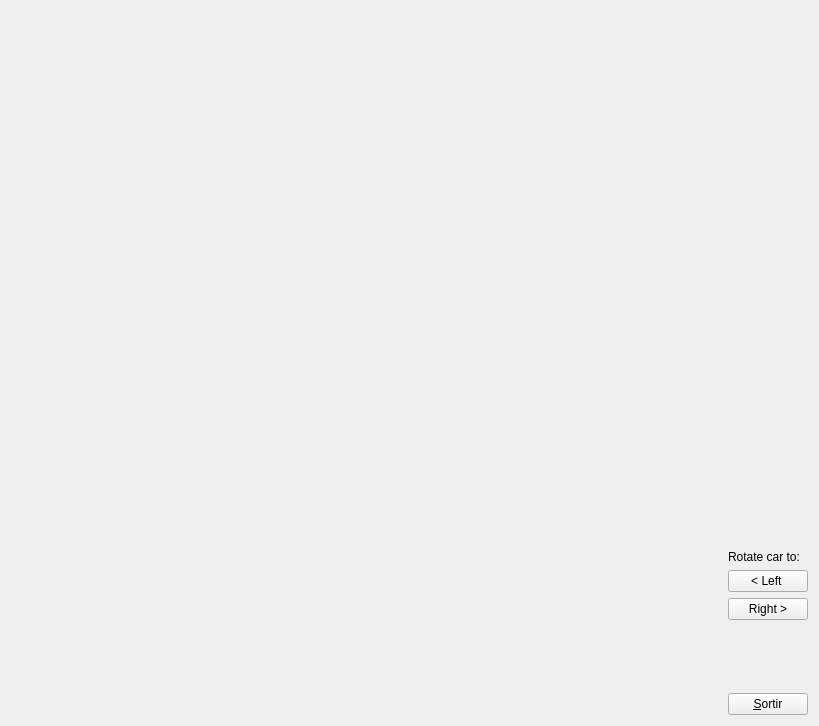
<?xml version="1.0" encoding="UTF-8"?>
<ui version="4.0">
 <class>MyForm</class>
 <widget class="QWidget" name="MyForm">
  <property name="geometry">
   <rect>
    <x>0</x>
    <y>0</y>
    <width>819</width>
    <height>726</height>
   </rect>
  </property>
  <property name="windowTitle">
   <string>IDI-Lab</string>
  </property>
  <layout class="QHBoxLayout" name="horizontalLayout">
   <item>
    <widget class="MyGLWidget" name="widget" native="true">
     <property name="sizePolicy">
      <sizepolicy hsizetype="Expanding" vsizetype="Expanding">
       <horstretch>0</horstretch>
       <verstretch>0</verstretch>
      </sizepolicy>
     </property>
    </widget>
   </item>
   <item>
    <layout class="QVBoxLayout" name="verticalLayout">
     <item>
      <spacer name="verticalSpacer">
       <property name="orientation">
        <enum>Qt::Vertical</enum>
       </property>
       <property name="sizeHint" stdset="0">
        <size>
         <width>20</width>
         <height>40</height>
        </size>
       </property>
      </spacer>
     </item>
     <item>
      <spacer name="verticalSpacer_3">
       <property name="orientation">
        <enum>Qt::Vertical</enum>
       </property>
       <property name="sizeHint" stdset="0">
        <size>
         <width>20</width>
         <height>40</height>
        </size>
       </property>
      </spacer>
     </item>
     <item>
      <spacer name="verticalSpacer_4">
       <property name="orientation">
        <enum>Qt::Vertical</enum>
       </property>
       <property name="sizeHint" stdset="0">
        <size>
         <width>20</width>
         <height>40</height>
        </size>
       </property>
      </spacer>
     </item>
     <item>
      <spacer name="verticalSpacer_5">
       <property name="orientation">
        <enum>Qt::Vertical</enum>
       </property>
       <property name="sizeHint" stdset="0">
        <size>
         <width>20</width>
         <height>40</height>
        </size>
       </property>
      </spacer>
     </item>
     <item>
      <spacer name="verticalSpacer_6">
       <property name="orientation">
        <enum>Qt::Vertical</enum>
       </property>
       <property name="sizeHint" stdset="0">
        <size>
         <width>20</width>
         <height>40</height>
        </size>
       </property>
      </spacer>
     </item>
     <item>
      <spacer name="verticalSpacer_7">
       <property name="orientation">
        <enum>Qt::Vertical</enum>
       </property>
       <property name="sizeHint" stdset="0">
        <size>
         <width>20</width>
         <height>40</height>
        </size>
       </property>
      </spacer>
     </item>
     <item>
      <spacer name="verticalSpacer_8">
       <property name="orientation">
        <enum>Qt::Vertical</enum>
       </property>
       <property name="sizeHint" stdset="0">
        <size>
         <width>20</width>
         <height>40</height>
        </size>
       </property>
      </spacer>
     </item>
     <item>
      <spacer name="verticalSpacer_9">
       <property name="orientation">
        <enum>Qt::Vertical</enum>
       </property>
       <property name="sizeHint" stdset="0">
        <size>
         <width>20</width>
         <height>40</height>
        </size>
       </property>
      </spacer>
     </item>
     <item>
      <widget class="QLabel" name="label">
       <property name="text">
        <string>Rotate car to:</string>
       </property>
      </widget>
     </item>
     <item>
      <widget class="QPushButton" name="leftButton">
       <property name="text">
        <string>&lt; Left </string>
       </property>
      </widget>
     </item>
     <item>
      <widget class="QPushButton" name="rightButton">
       <property name="text">
        <string>Right &gt;</string>
       </property>
      </widget>
     </item>
     <item>
      <spacer name="verticalSpacer_2">
       <property name="orientation">
        <enum>Qt::Vertical</enum>
       </property>
       <property name="sizeHint" stdset="0">
        <size>
         <width>20</width>
         <height>40</height>
        </size>
       </property>
      </spacer>
     </item>
     <item>
      <widget class="QPushButton" name="pushButton">
       <property name="sizePolicy">
        <sizepolicy hsizetype="Fixed" vsizetype="Fixed">
         <horstretch>0</horstretch>
         <verstretch>0</verstretch>
        </sizepolicy>
       </property>
       <property name="text">
        <string>&amp;Sortir</string>
       </property>
      </widget>
     </item>
    </layout>
   </item>
  </layout>
 </widget>
 <customwidgets>
  <customwidget>
   <class>MyGLWidget</class>
   <extends>QWidget</extends>
   <header>MyGLWidget.h</header>
   <container>1</container>
   <slots>
    <slot>rotateCarLeft()</slot>
    <slot>rotateCarRight()</slot>
   </slots>
  </customwidget>
 </customwidgets>
 <resources/>
 <connections>
  <connection>
   <sender>pushButton</sender>
   <signal>clicked()</signal>
   <receiver>MyForm</receiver>
   <slot>close()</slot>
   <hints>
    <hint type="sourcelabel">
     <x>796</x>
     <y>596</y>
    </hint>
    <hint type="destinationlabel">
     <x>839</x>
     <y>529</y>
    </hint>
   </hints>
  </connection>
  <connection>
   <sender>leftButton</sender>
   <signal>clicked()</signal>
   <receiver>widget</receiver>
   <slot>rotateCarLeft()</slot>
   <hints>
    <hint type="sourcelabel">
     <x>769</x>
     <y>557</y>
    </hint>
    <hint type="destinationlabel">
     <x>363</x>
     <y>362</y>
    </hint>
   </hints>
  </connection>
  <connection>
   <sender>rightButton</sender>
   <signal>clicked()</signal>
   <receiver>widget</receiver>
   <slot>rotateCarRight()</slot>
   <hints>
    <hint type="sourcelabel">
     <x>769</x>
     <y>597</y>
    </hint>
    <hint type="destinationlabel">
     <x>363</x>
     <y>362</y>
    </hint>
   </hints>
  </connection>
 </connections>
</ui>
